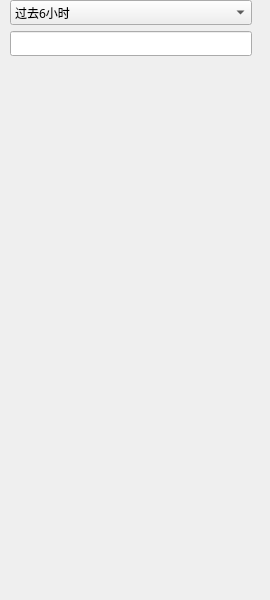
<?xml version="1.0" encoding="UTF-8"?>
<ui version="4.0">
 <class>Form</class>
 <widget class="QWidget" name="Form">
  <property name="geometry">
   <rect>
    <x>0</x>
    <y>0</y>
    <width>270</width>
    <height>600</height>
   </rect>
  </property>
  <property name="minimumSize">
   <size>
    <width>0</width>
    <height>0</height>
   </size>
  </property>
  <property name="maximumSize">
   <size>
    <width>270</width>
    <height>600</height>
   </size>
  </property>
  <property name="windowTitle">
   <string>Form</string>
  </property>
  <layout class="QGridLayout" name="gridLayout">
   <property name="leftMargin">
    <number>0</number>
   </property>
   <property name="topMargin">
    <number>0</number>
   </property>
   <property name="rightMargin">
    <number>0</number>
   </property>
   <property name="bottomMargin">
    <number>0</number>
   </property>
   <item row="1" column="0">
    <layout class="QHBoxLayout" name="horizontalLayout">
     <item>
      <spacer name="horizontalSpacer_2">
       <property name="orientation">
        <enum>Qt::Horizontal</enum>
       </property>
       <property name="sizeType">
        <enum>QSizePolicy::Minimum</enum>
       </property>
       <property name="sizeHint" stdset="0">
        <size>
         <width>10</width>
         <height>20</height>
        </size>
       </property>
      </spacer>
     </item>
     <item>
      <widget class="QLineEdit" name="LE_search">
       <property name="minimumSize">
        <size>
         <width>20</width>
         <height>25</height>
        </size>
       </property>
      </widget>
     </item>
     <item>
      <spacer name="horizontalSpacer">
       <property name="orientation">
        <enum>Qt::Horizontal</enum>
       </property>
       <property name="sizeType">
        <enum>QSizePolicy::Minimum</enum>
       </property>
       <property name="sizeHint" stdset="0">
        <size>
         <width>18</width>
         <height>25</height>
        </size>
       </property>
      </spacer>
     </item>
    </layout>
   </item>
   <item row="4" column="0">
    <widget class="QScrollArea" name="SA_group">
     <property name="minimumSize">
      <size>
       <width>70</width>
       <height>500</height>
      </size>
     </property>
     <property name="maximumSize">
      <size>
       <width>270</width>
       <height>600</height>
      </size>
     </property>
     <property name="cursor" stdset="0">
      <cursorShape>PointingHandCursor</cursorShape>
     </property>
     <property name="mouseTracking">
      <bool>false</bool>
     </property>
     <property name="autoFillBackground">
      <bool>false</bool>
     </property>
     <property name="frameShape">
      <enum>QFrame::NoFrame</enum>
     </property>
     <property name="lineWidth">
      <number>1</number>
     </property>
     <property name="widgetResizable">
      <bool>true</bool>
     </property>
     <widget class="QWidget" name="scrollAreaWidgetContents">
      <property name="geometry">
       <rect>
        <x>0</x>
        <y>0</y>
        <width>270</width>
        <height>536</height>
       </rect>
      </property>
      <layout class="QGridLayout" name="gridLayout_2">
       <property name="leftMargin">
        <number>0</number>
       </property>
       <property name="topMargin">
        <number>9</number>
       </property>
       <property name="rightMargin">
        <number>9</number>
       </property>
       <property name="bottomMargin">
        <number>0</number>
       </property>
      </layout>
     </widget>
    </widget>
   </item>
   <item row="0" column="0">
    <layout class="QHBoxLayout" name="horizontalLayout_3">
     <item>
      <spacer name="horizontalSpacer_3">
       <property name="orientation">
        <enum>Qt::Horizontal</enum>
       </property>
       <property name="sizeType">
        <enum>QSizePolicy::Fixed</enum>
       </property>
       <property name="sizeHint" stdset="0">
        <size>
         <width>10</width>
         <height>20</height>
        </size>
       </property>
      </spacer>
     </item>
     <item>
      <widget class="QComboBox" name="CBB_time">
       <property name="minimumSize">
        <size>
         <width>20</width>
         <height>23</height>
        </size>
       </property>
       <property name="font">
        <font>
         <family>微软雅黑</family>
         <weight>50</weight>
         <italic>false</italic>
         <bold>false</bold>
         <strikeout>false</strikeout>
         <kerning>true</kerning>
        </font>
       </property>
       <property name="cursor">
        <cursorShape>PointingHandCursor</cursorShape>
       </property>
       <item>
        <property name="text">
         <string>过去6小时</string>
        </property>
       </item>
       <item>
        <property name="text">
         <string>过去24小时</string>
        </property>
       </item>
       <item>
        <property name="text">
         <string>过去三天</string>
        </property>
       </item>
       <item>
        <property name="text">
         <string>过去一周</string>
        </property>
       </item>
      </widget>
     </item>
     <item>
      <spacer name="horizontalSpacer_4">
       <property name="orientation">
        <enum>Qt::Horizontal</enum>
       </property>
       <property name="sizeType">
        <enum>QSizePolicy::Fixed</enum>
       </property>
       <property name="sizeHint" stdset="0">
        <size>
         <width>18</width>
         <height>20</height>
        </size>
       </property>
      </spacer>
     </item>
    </layout>
   </item>
  </layout>
 </widget>
 <resources/>
 <connections/>
</ui>
